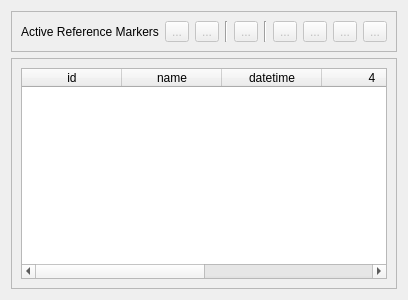
<?xml version="1.0" encoding="UTF-8"?>
<ui version="4.0">
 <class>ReferenceMarkViewer</class>
 <widget class="QWidget" name="ReferenceMarkViewer">
  <property name="geometry">
   <rect>
    <x>0</x>
    <y>0</y>
    <width>400</width>
    <height>300</height>
   </rect>
  </property>
  <property name="windowTitle">
   <string>Form</string>
  </property>
  <layout class="QVBoxLayout" name="verticalLayout_2">
   <item>
    <widget class="QFrame" name="frame">
     <property name="frameShape">
      <enum>QFrame::StyledPanel</enum>
     </property>
     <property name="frameShadow">
      <enum>QFrame::Raised</enum>
     </property>
     <layout class="QHBoxLayout" name="horizontalLayout">
      <item>
       <widget class="QLabel" name="label">
        <property name="text">
         <string>Active Reference Markers</string>
        </property>
       </widget>
      </item>
      <item>
       <widget class="QToolButton" name="toolButton_RemoveReferenceMark">
        <property name="enabled">
         <bool>false</bool>
        </property>
        <property name="text">
         <string>...</string>
        </property>
        <property name="icon">
         <iconset resource="../../../data/PhoPyQtTimelinePlotterResourceFile.qrc">
          <normaloff>:/fugue/fugue/icons-shadowless/bookmark--minus.png</normaloff>:/fugue/fugue/icons-shadowless/bookmark--minus.png</iconset>
        </property>
       </widget>
      </item>
      <item>
       <widget class="QToolButton" name="toolButton_CreateReferenceMark">
        <property name="enabled">
         <bool>false</bool>
        </property>
        <property name="text">
         <string>...</string>
        </property>
        <property name="icon">
         <iconset resource="../../../data/PhoPyQtTimelinePlotterResourceFile.qrc">
          <normaloff>:/fugue/fugue/icons-shadowless/bookmark--plus.png</normaloff>:/fugue/fugue/icons-shadowless/bookmark--plus.png</iconset>
        </property>
       </widget>
      </item>
      <item>
       <widget class="Line" name="line">
        <property name="orientation">
         <enum>Qt::Vertical</enum>
        </property>
       </widget>
      </item>
      <item>
       <widget class="QToolButton" name="toolButton_CreateAnnotation">
        <property name="enabled">
         <bool>false</bool>
        </property>
        <property name="toolTip">
         <string>Create comment from selection</string>
        </property>
        <property name="statusTip">
         <string>Create comment from selection</string>
        </property>
        <property name="text">
         <string>...</string>
        </property>
        <property name="icon">
         <iconset resource="../../../data/PhoPyQtTimelinePlotterResourceFile.qrc">
          <normaloff>:/diagona/diagona/icons/16/027.png</normaloff>:/diagona/diagona/icons/16/027.png</iconset>
        </property>
       </widget>
      </item>
      <item>
       <widget class="Line" name="line_2">
        <property name="orientation">
         <enum>Qt::Vertical</enum>
        </property>
       </widget>
      </item>
      <item>
       <widget class="QToolButton" name="toolButton_AlignLeft">
        <property name="enabled">
         <bool>false</bool>
        </property>
        <property name="text">
         <string>...</string>
        </property>
        <property name="icon">
         <iconset resource="../../../data/PhoPyQtTimelinePlotterResourceFile.qrc">
          <normaloff>:/fugue/fugue/icons-shadowless/application-dock-180.png</normaloff>:/fugue/fugue/icons-shadowless/application-dock-180.png</iconset>
        </property>
       </widget>
      </item>
      <item>
       <widget class="QToolButton" name="toolButton_AlignRight">
        <property name="enabled">
         <bool>false</bool>
        </property>
        <property name="text">
         <string>...</string>
        </property>
        <property name="icon">
         <iconset resource="../../../data/PhoPyQtTimelinePlotterResourceFile.qrc">
          <normaloff>:/fugue/fugue/icons-shadowless/application-dock.png</normaloff>:/fugue/fugue/icons-shadowless/application-dock.png</iconset>
        </property>
       </widget>
      </item>
      <item>
       <widget class="QToolButton" name="toolButton_3">
        <property name="enabled">
         <bool>false</bool>
        </property>
        <property name="text">
         <string>...</string>
        </property>
       </widget>
      </item>
      <item>
       <widget class="QToolButton" name="toolButton_4">
        <property name="enabled">
         <bool>false</bool>
        </property>
        <property name="text">
         <string>...</string>
        </property>
       </widget>
      </item>
     </layout>
    </widget>
   </item>
   <item>
    <widget class="QFrame" name="frame_2">
     <property name="frameShape">
      <enum>QFrame::StyledPanel</enum>
     </property>
     <property name="frameShadow">
      <enum>QFrame::Raised</enum>
     </property>
     <layout class="QVBoxLayout" name="verticalLayout">
      <item>
       <widget class="QTableWidget" name="tableWidget">
        <property name="selectionBehavior">
         <enum>QAbstractItemView::SelectRows</enum>
        </property>
        <property name="columnCount">
         <number>6</number>
        </property>
        <column>
         <property name="text">
          <string>id</string>
         </property>
        </column>
        <column>
         <property name="text">
          <string>name</string>
         </property>
        </column>
        <column>
         <property name="text">
          <string>datetime</string>
         </property>
        </column>
        <column/>
        <column/>
        <column/>
       </widget>
      </item>
     </layout>
    </widget>
   </item>
  </layout>
 </widget>
 <resources>
  <include location="../../../data/PhoPyQtTimelinePlotterResourceFile.qrc"/>
 </resources>
 <connections/>
</ui>
